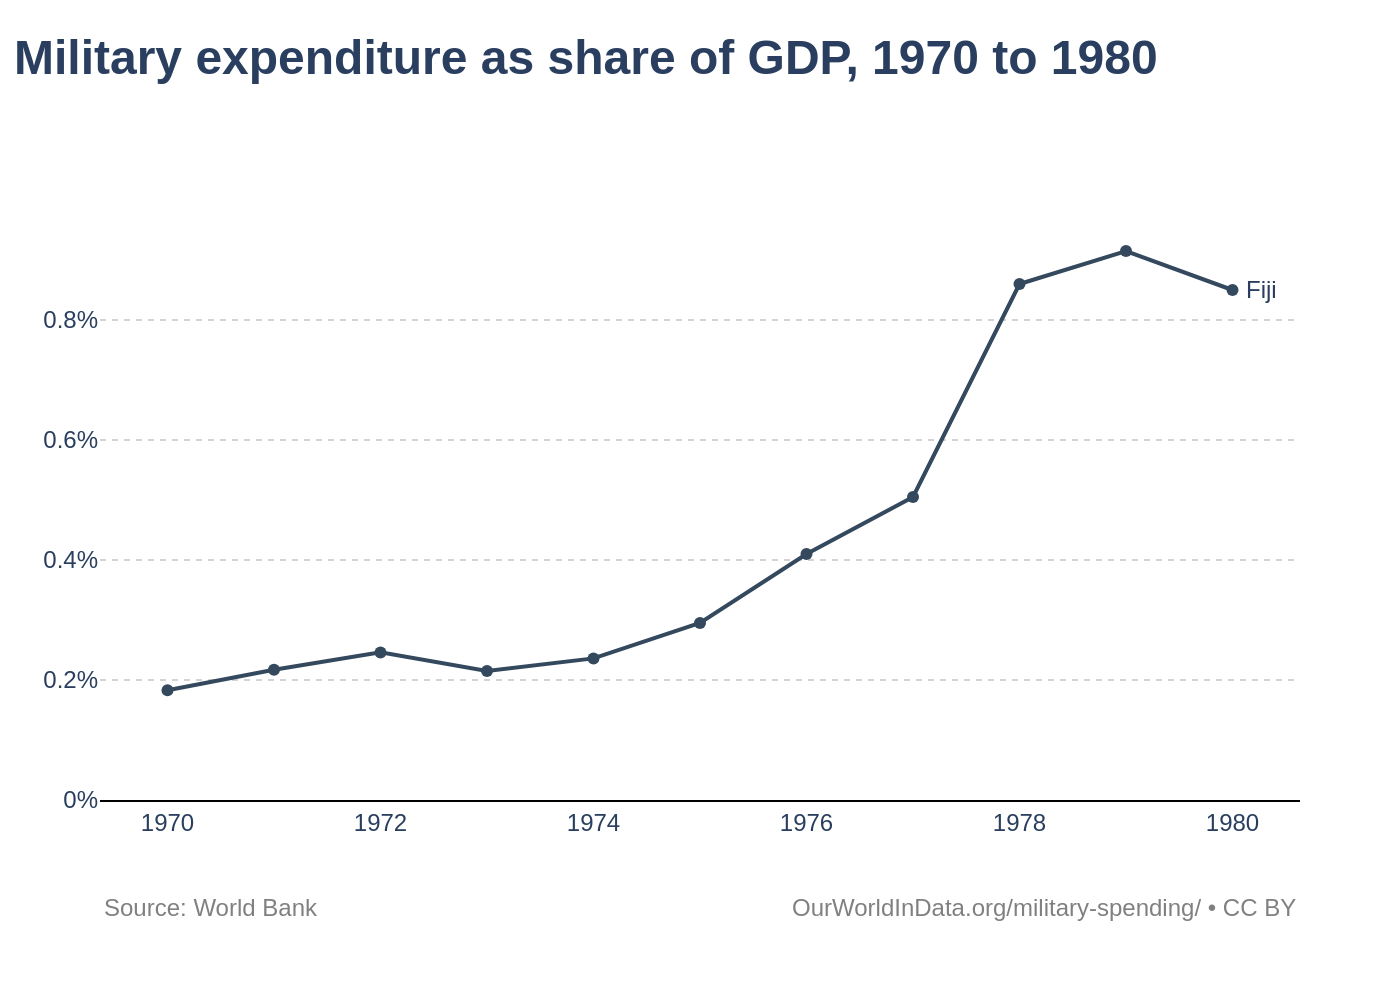

Generate this figure with Python:
import sys
import json
import pathlib
import plotly.graph_objects as go

# Check if the JSON file path is provided as a command-line argument
if len(sys.argv) < 2:
    print("Usage: python generate_chart.py <path_to_json_file>")
    sys.exit(1)

json_path = sys.argv[1]
path = pathlib.Path(json_path)
output_filename = path.with_suffix(".png")

# Read data and configuration from the JSON file
try:
    with open(json_path, 'r', encoding='utf-8') as f:
        config = json.load(f)
except FileNotFoundError:
    print(f"Error: JSON file not found at {json_path}")
    sys.exit(1)
except json.JSONDecodeError:
    print(f"Error: Could not decode JSON from {json_path}")
    sys.exit(1)

# Extract data for plotting
chart_data = config.get("chart_data", [])
texts = config.get("texts", {})
colors = config.get("colors", [])
chart_annotations = config.get("annotations", [])

# Initialize the figure
fig = go.Figure()

# Add traces to the figure
for i, series in enumerate(chart_data):
    fig.add_trace(go.Scatter(
        x=series.get("x"),
        y=series.get("y"),
        name=series.get("name"),
        mode='lines+markers',
        line=dict(color=colors[i % len(colors)]),
        marker=dict(color=colors[i % len(colors)], size=6)
    ))

# Build title string
title_text = f"<span style='font-size: 24px;'><b>{texts.get('title', '')}</b></span>"
if texts.get('subtitle'):
    title_text += f"<br><span style='font-size: 16px;'>{texts.get('subtitle')}</span>"

# Prepare layout annotations
layout_annotations = []
for ann in chart_annotations:
    layout_annotations.append(
        go.layout.Annotation(
            text=ann.get("text"),
            x=ann.get("x"),
            y=ann.get("y"),
            xref="x",
            yref="y",
            showarrow=ann.get("showarrow", False),
            xanchor=ann.get("xanchor", "left"),
            yanchor=ann.get("yanchor", "auto"),
            xshift=ann.get("xshift", 0),
            yshift=ann.get("yshift", 0),
            align="left",
            font=dict(family="Arial", size=12)
        )
    )

# Add source and note annotations
source_text = texts.get("source")
if source_text:
    layout_annotations.append(
        go.layout.Annotation(
            text=source_text,
            x=0,
            y=-0.15,
            xref="paper",
            yref="paper",
            xanchor="left",
            yanchor="top",
            showarrow=False,
            align="left",
            font=dict(family="Arial", size=12, color="grey")
        )
    )

note_text = texts.get("note")
if note_text:
    layout_annotations.append(
        go.layout.Annotation(
            text=note_text,
            x=1,
            y=-0.15,
            xref="paper",
            yref="paper",
            xanchor="right",
            yanchor="top",
            showarrow=False,
            align="right",
            font=dict(family="Arial", size=12, color="grey")
        )
    )

# Update layout
fig.update_layout(
    title=dict(
        text=title_text,
        x=0.01,
        xanchor='left',
        y=0.95,
        yanchor='top'
    ),
    xaxis=dict(
        tickvals=[1970, 1972, 1974, 1976, 1978, 1980],
        showgrid=False,
        showline=True,
        linecolor='black',
        linewidth=1,
        zeroline=False,
        title_text=texts.get('x_axis_title')
    ),
    yaxis=dict(
        tickvals=[0, 0.2, 0.4, 0.6, 0.8],
        ticktext=[f"{v}%" for v in [0, 0.2, 0.4, 0.6, 0.8]],
        range=[0, 1.0],
        gridcolor='lightgrey',
        griddash='dot',
        zeroline=True,
        zerolinecolor='lightgrey',
        zerolinewidth=1,
        showline=False,
        title_text=texts.get('y_axis_title')
    ),
    font=dict(
        family="Arial",
        size=12
    ),
    showlegend=False,
    plot_bgcolor='white',
    paper_bgcolor='white',
    margin=dict(l=50, r=50, t=100, b=100),
    annotations=layout_annotations
)

# Write the image to a file
fig.write_image(str(output_filename), scale=2)

print(f"Chart saved to {output_filename}")
